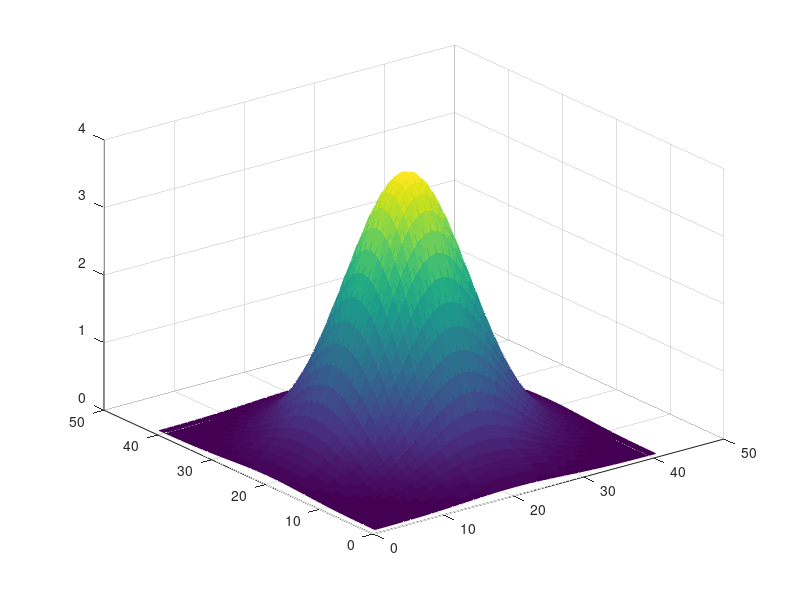
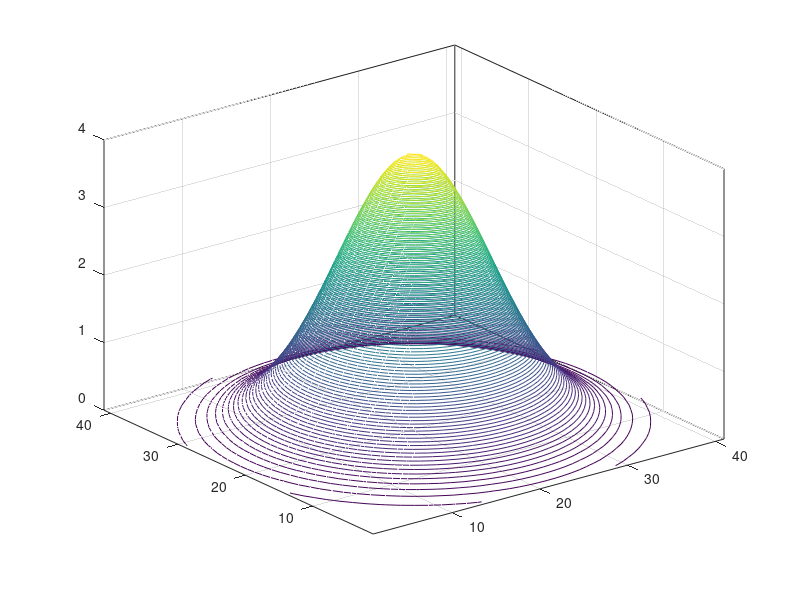

Reproduce these figures in MATLAB, in order.
clc
clear all
close all

% Definir la funcion a graficar 
[x,y] = meshgrid(-2:0.1:2, -2:0.1:2);
z = sqrt(8-x.^2-y.^2);  % Funcion a graficar
z = 4.*exp(-x.^2-y.^2)
figure(1)
%surf(z, 'FaceAlpha',0.5, 'EdgeColor','none')
%plot3(x,y,z)
%surfl(x,y,z)
mesh(z,"FaceColor","texturemap")

figure(2)
contour3(z,100)








